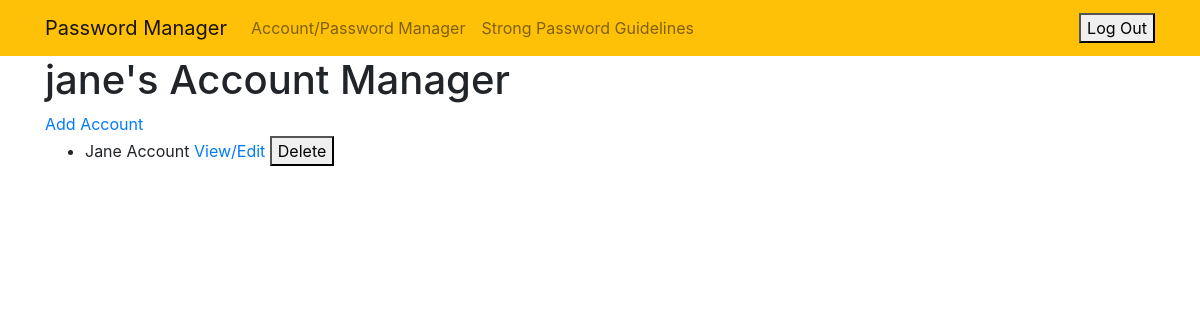
The app's page /manager/ (signed in), older data.
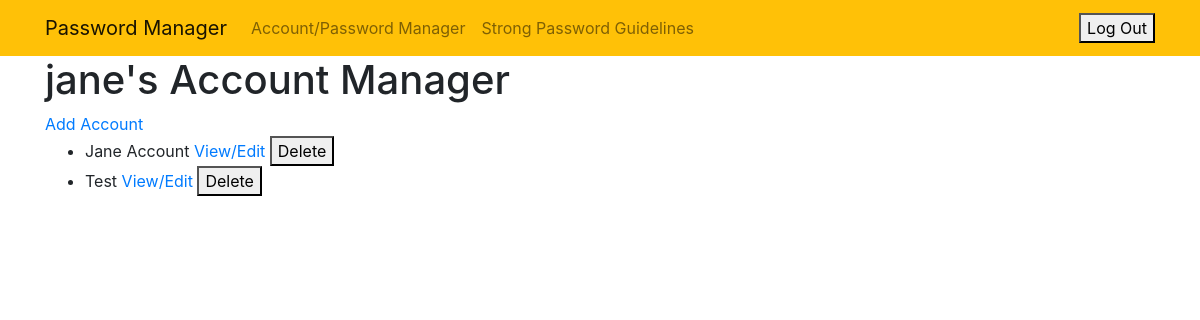
The same page, newer data.
### manager/models.py (models this page shows, shortened)
class Account(models.Model):
    source = models.CharField(max_length=200)
    link = models.URLField(blank=True)
    username = models.CharField(max_length=100, blank=True)
    password = models.CharField(max_length=100, blank=True)
    email = models.EmailField(blank=True)
    user = models.ForeignKey(User, on_delete=models.CASCADE)

### manager/views.py (the view)
# urls.py: path('manager/', views.manager, name='manager'),
def manager(request):
    accounts = Account.objects.filter(user=request.user)
    return render(request, 'manager/manager.html', {'accounts': accounts})

### manager/templates/manager/manager.html (shortened to what this page needs)
<!DOCTYPE html>
{% extends 'manager/base.html' %}
{% block content %}
<body>
    <u></u><h1>{{user.username}}'s Account Manager</h1></u>
    <a href="{% url 'addAccount' %}">Add Account</a>
    <ul>
        {% for account in accounts %}
        <li>
            {{account.source}}
            <a href="{% url 'editAccount' account.id %}">View/Edit</a>
            <form style="display: inline;" method="POST" action="{% url 'deleteAccount' account.id %}">
                <button type="submit" onclick="return confirm('Deleting this account will cause all of the information to be lost.\nDo you wish to continue?')">Delete</button>
            </form>
        </li>
        {% endfor %}
    </ul>
</body>
<br>
<br>
<br>
{% endblock %}

Row changes from the older to the newer data that the page shows:
added Account: source "Test"
